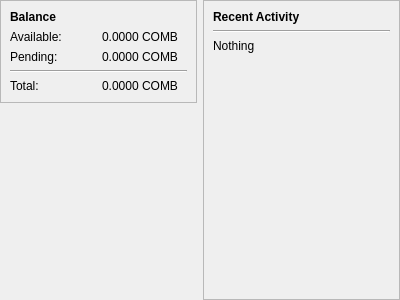
<?xml version="1.0" encoding="UTF-8"?>
<ui version="4.0">
 <class>Form</class>
 <widget class="QWidget" name="Form">
  <property name="geometry">
   <rect>
    <x>0</x>
    <y>0</y>
    <width>400</width>
    <height>300</height>
   </rect>
  </property>
  <property name="windowTitle">
   <string>Form</string>
  </property>
  <layout class="QHBoxLayout" name="horizontalLayout">
   <property name="leftMargin">
    <number>0</number>
   </property>
   <property name="topMargin">
    <number>0</number>
   </property>
   <property name="rightMargin">
    <number>0</number>
   </property>
   <property name="bottomMargin">
    <number>0</number>
   </property>
   <item>
    <widget class="QWidget" name="widget_2" native="true">
     <layout class="QVBoxLayout" name="verticalLayout">
      <property name="leftMargin">
       <number>0</number>
      </property>
      <property name="topMargin">
       <number>0</number>
      </property>
      <property name="rightMargin">
       <number>0</number>
      </property>
      <property name="bottomMargin">
       <number>0</number>
      </property>
      <item>
       <widget class="QFrame" name="frame">
        <property name="sizePolicy">
         <sizepolicy hsizetype="Preferred" vsizetype="Minimum">
          <horstretch>0</horstretch>
          <verstretch>0</verstretch>
         </sizepolicy>
        </property>
        <property name="frameShape">
         <enum>QFrame::StyledPanel</enum>
        </property>
        <property name="frameShadow">
         <enum>QFrame::Raised</enum>
        </property>
        <layout class="QGridLayout" name="gridLayout">
         <item row="3" column="1">
          <widget class="QLabel" name="pendingLabel">
           <property name="text">
            <string>0.0000 COMB</string>
           </property>
          </widget>
         </item>
         <item row="2" column="1">
          <widget class="QLabel" name="availablelLabel">
           <property name="text">
            <string>0.0000 COMB</string>
           </property>
          </widget>
         </item>
         <item row="5" column="0">
          <widget class="QLabel" name="label_6">
           <property name="text">
            <string>Total:</string>
           </property>
          </widget>
         </item>
         <item row="3" column="0">
          <widget class="QLabel" name="label_2">
           <property name="text">
            <string>Pending:</string>
           </property>
          </widget>
         </item>
         <item row="2" column="0">
          <widget class="QLabel" name="label_3">
           <property name="text">
            <string>Available:</string>
           </property>
          </widget>
         </item>
         <item row="5" column="1">
          <widget class="QLabel" name="totalLabel">
           <property name="text">
            <string>0.0000 COMB</string>
           </property>
          </widget>
         </item>
         <item row="0" column="0">
          <widget class="QLabel" name="label">
           <property name="text">
            <string>&lt;b&gt;Balance&lt;/b&gt;</string>
           </property>
          </widget>
         </item>
         <item row="4" column="0" colspan="2">
          <widget class="Line" name="line">
           <property name="orientation">
            <enum>Qt::Horizontal</enum>
           </property>
          </widget>
         </item>
        </layout>
       </widget>
      </item>
      <item>
       <spacer name="verticalSpacer">
        <property name="orientation">
         <enum>Qt::Vertical</enum>
        </property>
        <property name="sizeHint" stdset="0">
         <size>
          <width>20</width>
          <height>40</height>
         </size>
        </property>
       </spacer>
      </item>
     </layout>
    </widget>
   </item>
   <item>
    <widget class="QFrame" name="frame_2">
     <property name="frameShape">
      <enum>QFrame::StyledPanel</enum>
     </property>
     <property name="frameShadow">
      <enum>QFrame::Raised</enum>
     </property>
     <layout class="QVBoxLayout" name="verticalLayout_2">
      <item>
       <widget class="QLabel" name="label_8">
        <property name="sizePolicy">
         <sizepolicy hsizetype="Preferred" vsizetype="Fixed">
          <horstretch>0</horstretch>
          <verstretch>0</verstretch>
         </sizepolicy>
        </property>
        <property name="text">
         <string>&lt;b&gt;Recent Activity&lt;/b&gt;</string>
        </property>
       </widget>
      </item>
      <item>
       <widget class="Line" name="line_2">
        <property name="orientation">
         <enum>Qt::Horizontal</enum>
        </property>
       </widget>
      </item>
      <item>
       <widget class="QWidget" name="activityLayout" native="true">
        <layout class="QVBoxLayout" name="verticalLayout_3">
         <property name="leftMargin">
          <number>0</number>
         </property>
         <property name="topMargin">
          <number>0</number>
         </property>
         <property name="rightMargin">
          <number>0</number>
         </property>
         <property name="bottomMargin">
          <number>0</number>
         </property>
         <item>
          <widget class="QLabel" name="label_9">
           <property name="text">
            <string>Nothing</string>
           </property>
          </widget>
         </item>
         <item>
          <spacer name="verticalSpacer_2">
           <property name="orientation">
            <enum>Qt::Vertical</enum>
           </property>
           <property name="sizeHint" stdset="0">
            <size>
             <width>20</width>
             <height>40</height>
            </size>
           </property>
          </spacer>
         </item>
        </layout>
       </widget>
      </item>
     </layout>
    </widget>
   </item>
  </layout>
 </widget>
 <resources/>
 <connections/>
</ui>
